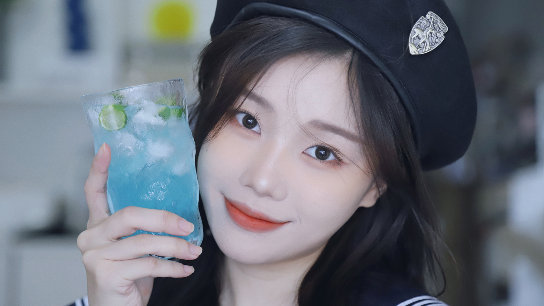
//> input picture opencvTest/build/1.jpg, 544 x 306 px
$ ./test_Homography   (built with g++ and OpenCV 4)
//> lines starting //> are read from the running program, lines starting //| are printed output that depends on the picture
//单应矩阵完成图像对齐

#include <opencv2/core/async.hpp>
#include <opencv2/opencv.hpp>
#include <opencv2/imgproc/types_c.h>
#include <iostream>


using namespace std;

struct userData{
    cv::Mat im;
    vector<cv::Point2f> points;
};


void mouseHandler(int event, int x, int y, int flags, void* data_ptr){
    if(event == cv::EVENT_FLAG_LBUTTON)
    {
        userData *data = ((userData *) data_ptr);
        cv::circle(data->im, cv::Point(x,y), 3, cv::Scalar(0,0,255), 5, cv::LINE_AA);
        cv::imshow("Image", data->im);

        if(data->points.size() < 4)
        {
            data->points.push_back(cv::Point2f(x,y));
        }
    }
}


int main(int argc ,char** argv)
{
    userData data1,data2;
    cv::Mat im_src = cv::imread("1.jpg",1);
//> im_src is the input picture: 306 rows x 544 cols, CV_8UC3; mean B, G, R 121.1, 111.2, 106.2
    cv::Mat im_dst = cv::imread("2.jpg",1);
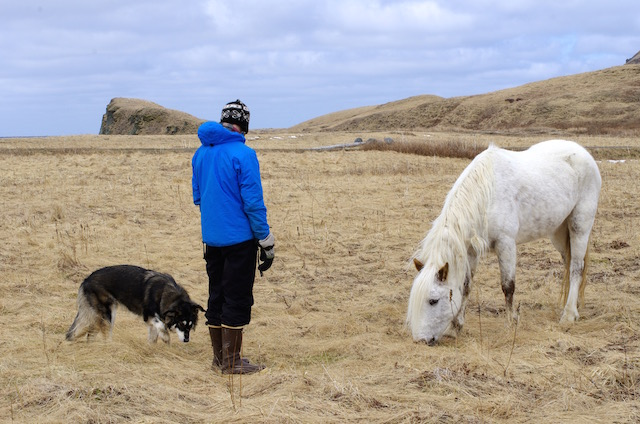
//> input picture opencvTest/build/2.jpg, 640 x 424 px
//> im_dst is the input picture: 424 rows x 640 cols, CV_8UC3; mean B, G, R 154.7, 160.1, 166.5

    cv::Size dsize = cv::Size(im_src.cols*0.5, im_src.rows*0.5);
//> dsize = Size(272, 153)

    cv::resize(im_src, im_src, dsize);
//> im_src: 153 rows x 272 cols, CV_8UC3
    cv::resize(im_dst, im_dst, dsize);
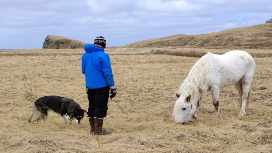
//> im_dst: 153 rows x 272 cols, CV_8UC3; mean B, G, R 154.6, 160, 166.4

    data1.im = im_src;
    data2.im = im_dst;

    cout << "Click on the four corners of the book -- top left first and" << endl
         << "bottom left last -- and then hit ENTER" << endl;

    // 执行回调函数，通过鼠标点击，提取四个角点用于单应矩阵的计算
    cv::imshow("image_src", data1.im);
    cv::setMouseCallback("image_src", mouseHandler, &data1);
    cv::waitKey(0);
//> the left mouse button is pressed and released at (68, 38)
//> the left mouse button is pressed and released at (204, 38)
//> the left mouse button is pressed and released at (204, 114)
//> the left mouse button is pressed and released at (68, 114)
//> in mouseHandler (call 7), `cv::circle(data->im, cv::Point(x,y), 3, cv::Scalar(0,0,255), 5, cv::LI..`:
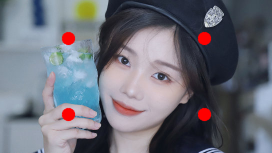
//> data->im: 153 rows x 272 cols, CV_8UC3; mean B, G, R 119.8, 110.1, 108.4

    cv::imshow("image_dst", data2.im);
    cv::setMouseCallback("image_dst", mouseHandler, &data2);
    cv::waitKey(0);

    // 通过人为的匹配上四个特征点，完成两个图像之间单应矩阵的计算

    cv::Mat H;
//> (the run ends here: the program stops with an error, at `H = cv::findHomography(data1.points, data2.points);`)
